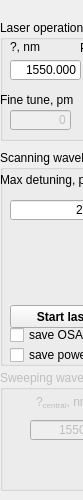
          <widget class="QWidget" name="page_laser_control">
           <property name="geometry">
            <rect>
             <x>0</x>
             <y>0</y>
             <width>83</width>
             <height>500</height>
            </rect>
           </property>
           <property name="minimumSize">
            <size>
             <width>0</width>
             <height>500</height>
            </size>
           </property>
           <attribute name="label">
            <string>Laser control</string>
           </attribute>
            <widget class="QGroupBox" name="groupBox_laser_scanning">
             <property name="enabled">
              <bool>true</bool>
             </property>
             <property name="geometry">
              <rect>
               <x>0</x>
               <y>150</y>
               <width>281</width>
               <height>216</height>
              </rect>
             </property>
            <property name="title">
             <string>Scanning wavelength and save data </string>
            </property>
            <widget class="QLineEdit" name="lineEdit_laser_scanning_max_detuning">
             <property name="geometry">
              <rect>
               <x>10</x>
               <y>50</y>
               <width>91</width>
               <height>20</height>
              </rect>
             </property>
             <property name="text">
              <string>200</string>
             </property>
             <property name="alignment">
              <set>Qt::AlignRight|Qt::AlignTrailing|Qt::AlignVCenter</set>
             </property>
            </widget>
            <widget class="QLabel" name="label_18">
             <property name="geometry">
              <rect>
               <x>0</x>
               <y>20</y>
               <width>121</width>
               <height>21</height>
              </rect>
             </property>
             <property name="text">
              <string>&lt;html&gt;&lt;head/&gt;&lt;body&gt;&lt;p&gt;Max detuning, pm&lt;/p&gt;&lt;/body&gt;&lt;/html&gt;</string>
             </property>
            </widget>
            <widget class="QLineEdit" name="lineEdit_laser_lambda_scanning_step">
             <property name="enabled">
              <bool>true</bool>
             </property>
             <property name="geometry">
              <rect>
               <x>110</x>
               <y>50</y>
               <width>81</width>
               <height>20</height>
              </rect>
             </property>
             <property name="text">
              <string>0.1</string>
             </property>
             <property name="alignment">
              <set>Qt::AlignRight|Qt::AlignTrailing|Qt::AlignVCenter</set>
             </property>
            </widget>
            <widget class="QLabel" name="label_19">
             <property name="geometry">
              <rect>
               <x>110</x>
               <y>22</y>
               <width>111</width>
               <height>21</height>
              </rect>
             </property>
             <property name="text">
              <string>&lt;html&gt;&lt;head/&gt;&lt;body&gt;&lt;p&gt;detuning step, pm&lt;/p&gt;&lt;/body&gt;&lt;/html&gt;</string>
             </property>
            </widget>
            <widget class="QPushButton" name="pushButton_scan_laser_wavelength">
             <property name="enabled">
              <bool>false</bool>
             </property>
             <property name="geometry">
              <rect>
               <x>200</x>
               <y>50</y>
               <width>75</width>
               <height>23</height>
              </rect>
             </property>
             <property name="text">
              <string>Scanning</string>
             </property>
             <property name="checkable">
              <bool>true</bool>
             </property>
            </widget>
            <widget class="QCheckBox" name="checkBox_OSA_for_laser_scanning">
             <property name="enabled">
              <bool>true</bool>
             </property>
             <property name="geometry">
              <rect>
               <x>160</x>
               <y>80</y>
               <width>81</width>
               <height>20</height>
              </rect>
             </property>
             <property name="text">
              <string>save OSA</string>
             </property>
             <property name="checked">
              <bool>false</bool>
             </property>
            </widget>
            <widget class="QCheckBox" name="checkBox_powermeter_for_laser_scanning">
             <property name="enabled">
              <bool>true</bool>
             </property>
             <property name="geometry">
              <rect>
               <x>160</x>
               <y>110</y>
               <width>111</width>
               <height>20</height>
              </rect>
             </property>
             <property name="text">
              <string>save powermeter</string>
             </property>
             <property name="checked">
              <bool>false</bool>
             </property>
            </widget>
             <widget class="QPushButton" name="pushButton_hold_laser_wavelength">
              <property name="enabled">
               <bool>true</bool>
              </property>
              <property name="geometry">
               <rect>
                <x>200</x>
                <y>130</y>
                <width>75</width>
                <height>23</height>
               </rect>
              </property>
              <property name="text">
               <string>Hold</string>
              </property>
              <property name="checkable">
               <bool>true</bool>
              </property>
             </widget>
             <widget class="QPushButton" name="pushButton_start_laser_off">
              <property name="geometry">
               <rect>
                <x>10</x>
                <y>155</y>
                <width>131</width>
                <height>23</height>
               </rect>
              </property>
              <property name="font">
               <font>
                <weight>75</weight>
                <bold>true</bold>
               </font>
              </property>
              <property name="text">
               <string>Start laser off</string>
              </property>
             </widget>
             <widget class="QPushButton" name="pushButton_stop_laser_off">
              <property name="enabled">
               <bool>false</bool>
              </property>
              <property name="geometry">
               <rect>
                <x>150</x>
                <y>155</y>
                <width>121</width>
                <height>23</height>
               </rect>
              </property>
              <property name="font">
               <font>
                <weight>75</weight>
                <bold>true</bold>
               </font>
              </property>
              <property name="text">
               <string>Stop laser off</string>
              </property>
             </widget>
             <widget class="QCheckBox" name="checkBox_OSA_for_laser_off_scanning">
              <property name="geometry">
               <rect>
                <x>10</x>
                <y>175</y>
                <width>261</width>
                <height>20</height>
               </rect>
              </property>
              <property name="text">
               <string>save OSA (laser off)</string>
              </property>
             </widget>
             <widget class="QCheckBox" name="checkBox_powermeter_for_laser_off_scanning">
              <property name="geometry">
               <rect>
                <x>10</x>
                <y>195</y>
                <width>261</width>
                <height>20</height>
               </rect>
              </property>
              <property name="text">
               <string>save powermeter (laser off)</string>
              </property>
             </widget>
            </widget>
           <widget class="QGroupBox" name="groupBox_laser_operation">
            <property name="enabled">
             <bool>true</bool>
            </property>
            <property name="geometry">
             <rect>
              <x>0</x>
              <y>20</y>
              <width>281</width>
              <height>121</height>
             </rect>
            </property>
            <property name="title">
             <string>Laser operation</string>
            </property>
            <widget class="QLineEdit" name="lineEdit_laser_lambda">
             <property name="enabled">
              <bool>true</bool>
             </property>
             <property name="geometry">
              <rect>
               <x>10</x>
               <y>40</y>
               <width>71</width>
               <height>20</height>
              </rect>
             </property>
             <property name="text">
              <string>1550.000</string>
             </property>
             <property name="alignment">
              <set>Qt::AlignRight|Qt::AlignTrailing|Qt::AlignVCenter</set>
             </property>
            </widget>
            <widget class="QLineEdit" name="lineEdit_laser_power">
             <property name="geometry">
              <rect>
               <x>90</x>
               <y>40</y>
               <width>41</width>
               <height>20</height>
              </rect>
             </property>
             <property name="text">
              <string>1000</string>
             </property>
             <property name="alignment">
              <set>Qt::AlignRight|Qt::AlignTrailing|Qt::AlignVCenter</set>
             </property>
            </widget>
            <widget class="QLabel" name="label_21">
             <property name="geometry">
              <rect>
               <x>80</x>
               <y>20</y>
               <width>71</width>
               <height>16</height>
              </rect>
             </property>
             <property name="text">
              <string>&lt;html&gt;&lt;head/&gt;&lt;body&gt;&lt;p&gt;P, dBm*100&lt;/p&gt;&lt;/body&gt;&lt;/html&gt;</string>
             </property>
            </widget>
            <widget class="QLabel" name="label_22">
             <property name="geometry">
              <rect>
               <x>10</x>
               <y>20</y>
               <width>47</width>
               <height>13</height>
              </rect>
             </property>
             <property name="text">
              <string>&lt;html&gt;&lt;head/&gt;&lt;body&gt;&lt;p&gt;?, nm&lt;/p&gt;&lt;/body&gt;&lt;/html&gt;</string>
             </property>
            </widget>
            <widget class="QPushButton" name="pushButton_laser_On">
             <property name="enabled">
              <bool>false</bool>
             </property>
             <property name="geometry">
              <rect>
               <x>210</x>
               <y>40</y>
               <width>61</width>
               <height>23</height>
              </rect>
             </property>
             <property name="text">
              <string>Laser On</string>
             </property>
             <property name="checkable">
              <bool>true</bool>
             </property>
             <property name="checked">
              <bool>false</bool>
             </property>
            </widget>
            <widget class="QLineEdit" name="lineEdit_laser_fine_tune">
             <property name="enabled">
              <bool>false</bool>
             </property>
             <property name="geometry">
              <rect>
               <x>10</x>
               <y>90</y>
               <width>61</width>
               <height>20</height>
              </rect>
             </property>
             <property name="text">
              <string>0</string>
             </property>
             <property name="alignment">
              <set>Qt::AlignRight|Qt::AlignTrailing|Qt::AlignVCenter</set>
             </property>
            </widget>
            <widget class="QLabel" name="label_23">
             <property name="geometry">
              <rect>
               <x>0</x>
               <y>70</y>
               <width>91</width>
               <height>20</height>
              </rect>
             </property>
             <property name="text">
              <string>&lt;html&gt;&lt;head/&gt;&lt;body&gt;&lt;p&gt;Fine tune, pm&lt;/p&gt;&lt;/body&gt;&lt;/html&gt;</string>
             </property>
            </widget>
            <widget class="QComboBox" name="comboBox_laser_mode">
             <property name="enabled">
              <bool>false</bool>
             </property>
             <property name="geometry">
              <rect>
               <x>140</x>
               <y>40</y>
               <width>61</width>
               <height>22</height>
              </rect>
             </property>
             <property name="editable">
              <bool>false</bool>
             </property>
             <item>
              <property name="text">
               <string>dither</string>
              </property>
             </item>
             <item>
              <property name="text">
               <string>no dither</string>
              </property>
             </item>
             <item>
              <property name="text">
               <string>whisper</string>
              </property>
             </item>
            </widget>
            <widget class="QLabel" name="label_25">
             <property name="geometry">
              <rect>
               <x>140</x>
               <y>20</y>
               <width>61</width>
               <height>16</height>
              </rect>
             </property>
             <property name="text">
              <string>&lt;html&gt;&lt;head/&gt;&lt;body&gt;&lt;p&gt;Mode&lt;/p&gt;&lt;/body&gt;&lt;/html&gt;</string>
             </property>
             <property name="alignment">
              <set>Qt::AlignCenter</set>
             </property>
            </widget>
            <widget class="QLabel" name="label_20">
             <property name="geometry">
              <rect>
               <x>110</x>
               <y>70</y>
               <width>151</width>
               <height>21</height>
              </rect>
             </property>
             <property name="text">
              <string>&lt;html&gt;&lt;head/&gt;&lt;body&gt;&lt;p&gt;Actual wavelength, nm&lt;/p&gt;&lt;/body&gt;&lt;/html&gt;</string>
             </property>
            </widget>
            <widget class="QLabel" name="label_current_laser_wavelength">
             <property name="enabled">
              <bool>true</bool>
             </property>
             <property name="geometry">
              <rect>
               <x>110</x>
               <y>90</y>
               <width>121</width>
               <height>21</height>
              </rect>
             </property>
             <property name="text">
              <string>&lt;html&gt;&lt;head/&gt;&lt;body&gt;&lt;p&gt;1550.00000&lt;/p&gt;&lt;/body&gt;&lt;/html&gt;</string>
             </property>
             <property name="alignment">
              <set>Qt::AlignRight|Qt::AlignTrailing|Qt::AlignVCenter</set>
             </property>
            </widget>
           </widget>
            <widget class="QGroupBox" name="groupBox_laser_sweeping">
             <property name="enabled">
              <bool>false</bool>
             </property>
             <property name="geometry">
              <rect>
               <x>0</x>
               <y>370</y>
               <width>281</width>
               <height>121</height>
              </rect>
             </property>
            <property name="title">
             <string>Sweeping wavelength fast</string>
            </property>
            <widget class="QLineEdit" name="lineEdit_laser_lambda_sweeping_central">
             <property name="geometry">
              <rect>
               <x>30</x>
               <y>50</y>
               <width>61</width>
               <height>20</height>
              </rect>
             </property>
             <property name="text">
              <string>1550</string>
             </property>
             <property name="alignment">
              <set>Qt::AlignRight|Qt::AlignTrailing|Qt::AlignVCenter</set>
             </property>
            </widget>
            <widget class="QLineEdit" name="lineEdit_laser_sweeping_max_detuning">
             <property name="geometry">
              <rect>
               <x>110</x>
               <y>50</y>
               <width>61</width>
               <height>20</height>
              </rect>
             </property>
             <property name="text">
              <string>100</string>
             </property>
             <property name="alignment">
              <set>Qt::AlignRight|Qt::AlignTrailing|Qt::AlignVCenter</set>
             </property>
            </widget>
            <widget class="QLabel" name="label_26">
             <property name="geometry">
              <rect>
               <x>36</x>
               <y>22</y>
               <width>61</width>
               <height>21</height>
              </rect>
             </property>
             <property name="text">
              <string>&lt;html&gt;&lt;head/&gt;&lt;body&gt;&lt;p&gt;?&lt;span style=&quot; vertical-align:sub;&quot;&gt;central&lt;/span&gt;, nm&lt;/p&gt;&lt;/body&gt;&lt;/html&gt;</string>
             </property>
            </widget>
            <widget class="QLabel" name="label_27">
             <property name="geometry">
              <rect>
               <x>130</x>
               <y>22</y>
               <width>47</width>
               <height>21</height>
              </rect>
             </property>
             <property name="text">
              <string>&lt;html&gt;&lt;head/&gt;&lt;body&gt;&lt;p&gt;D?, pm&lt;/p&gt;&lt;/body&gt;&lt;/html&gt;</string>
             </property>
            </widget>
            <widget class="QLineEdit" name="lineEdit_laser_lambda_sweeping_step">
             <property name="geometry">
              <rect>
               <x>180</x>
               <y>50</y>
               <width>41</width>
               <height>20</height>
              </rect>
             </property>
             <property name="text">
              <string>1</string>
             </property>
             <property name="alignment">
              <set>Qt::AlignRight|Qt::AlignTrailing|Qt::AlignVCenter</set>
             </property>
            </widget>
            <widget class="QLabel" name="label_28">
             <property name="geometry">
              <rect>
               <x>185</x>
               <y>23</y>
               <width>47</width>
               <height>21</height>
              </rect>
             </property>
             <property name="text">
              <string>&lt;html&gt;&lt;head/&gt;&lt;body&gt;&lt;p&gt;d?, pm&lt;/p&gt;&lt;/body&gt;&lt;/html&gt;</string>
             </property>
            </widget>
            <widget class="QPushButton" name="pushButton_sweep_laser_wavelength">
             <property name="geometry">
              <rect>
               <x>200</x>
               <y>90</y>
               <width>75</width>
               <height>23</height>
              </rect>
             </property>
             <property name="text">
              <string>Sweeping</string>
             </property>
             <property name="checkable">
              <bool>true</bool>
             </property>
            </widget>
            <widget class="QLineEdit" name="lineEdit_laser_lambda_sweeping_delay">
             <property name="geometry">
              <rect>
               <x>230</x>
               <y>50</y>
               <width>41</width>
               <height>20</height>
              </rect>
             </property>
             <property name="text">
              <string>0</string>
             </property>
             <property name="alignment">
              <set>Qt::AlignRight|Qt::AlignTrailing|Qt::AlignVCenter</set>
             </property>
            </widget>
            <widget class="QLabel" name="label_30">
             <property name="geometry">
              <rect>
               <x>230</x>
               <y>23</y>
               <width>47</width>
               <height>21</height>
              </rect>
             </property>
             <property name="text">
              <string>&lt;html&gt;&lt;head/&gt;&lt;body&gt;&lt;p&gt;delay, s&lt;/p&gt;&lt;/body&gt;&lt;/html&gt;</string>
             </property>
            </widget>
           </widget>
          </widget>
